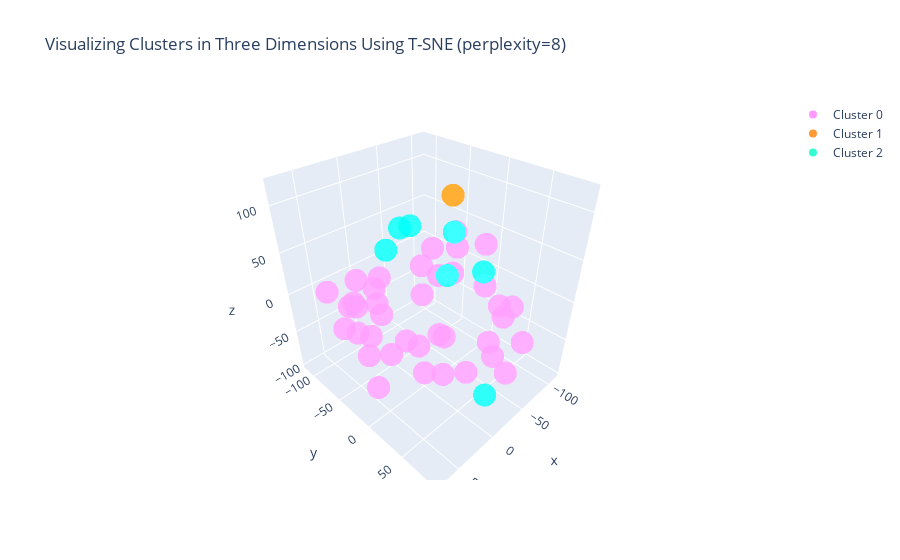

Notebook cell for this chart:
### Code cell
#Instructions for building the 3-D plot

#trace1 is for 'Cluster 0'
trace1 = go.Scatter3d(
                    x = cluster0["TC1_3d"],
                    y = cluster0["TC2_3d"],
                    z = cluster0["TC3_3d"],
                    mode = "markers",
                    name = "Cluster 0",
                    marker = dict(color = 'rgba(255, 128, 255, 0.8)'),
                    text = None)

#trace2 is for 'Cluster 1'
trace2 = go.Scatter3d(
                    x = cluster1["TC1_3d"],
                    y = cluster1["TC2_3d"],
                    z = cluster1["TC3_3d"],
                    mode = "markers",
                    name = "Cluster 1",
                    marker = dict(color = 'rgba(255, 128, 2, 0.8)'),
                    text = None)
#trace3 is for 'Cluster 2'
trace3 = go.Scatter3d(
                    x = cluster2["TC1_3d"],
                    y = cluster2["TC2_3d"],
                    z = cluster2["TC3_3d"],
                    mode = "markers",
                    name = "Cluster 2",
                    marker = dict(color = 'rgba(0, 255, 200, 0.8)'),
                    text = None)

data = [trace1, trace2, trace3]

title = "Visualizing Clusters in Three Dimensions Using T-SNE (perplexity=" + str(perplexity) + ")"

layout = dict(title = title,
              xaxis= dict(title= 'TC1',ticklen= 5,zeroline= False),
              yaxis= dict(title= 'TC2',ticklen= 5,zeroline= False)
             )

fig = dict(data = data, layout = layout)
iplot(fig)

### Figure 1 — Plotly figure (JSON) as saved in the notebook; plotly's stock layout.template omitted (floating-point values rounded to 4 significant figures)
{"data": [{"marker": {"color": "rgba(255, 128, 255, 0.8)"}, "mode": "markers", "name": "Cluster 0", "type": "scatter3d", "x": [1.268, -17.19, -25.51, -47.54, -43.18, -69.92, 67.67, -63.87, -79.47, -21.52, -61.9, -47.8, -17.83, -20.78, -35.14, 5.502, 8.718, -22.86, -0.6978, 33.53, 11.82, 42.58, 37.75, 62.73, 72.38, 72.89, -113.0, -48.04, 55.56, 37.69, 18.44, 5.936, 25.36, 5.415, -13.83, -13.77, 15.89, 13.62], "y": [-1.579, 20.73, -5.383, -1.273, -31.22, -23.52, 20.81, 23.91, 33.36, 77.98, 60.42, 85.5, 90.0, 65.32, 61.94, 61.74, 35.38, -0.912, 27.19, 34.56, 4.273, -1.733, 15.21, -0.1623, 3.805, -30.32, -15.95, -52.51, -82.45, -60.04, -83.89, -67.14, -92.32, -113.7, -96.89, -86.39, -69.91, -99.43], "z": [54.05, 47.83, 29.15, 53.77, 42.27, 54.22, 82.62, 12.01, -16.81, 25.83, 5.791, -15.88, -32.14, -11.14, -41.16, -34.55, -54.02, -43.29, -15.57, -34.66, -34.24, -29.25, -4.151, -58.82, -7.353, 4.256, 25.01, -29.84, 10.86, -5.558, 6.784, -21.75, -28.6, -45.97, -26.27, -58.88, -64.32, -78.84]}, {"marker": {"color": "rgba(255, 128, 2, 0.8)"}, "mode": "markers", "name": "Cluster 1", "type": "scatter3d", "x": [-24.6], "y": [11.47], "z": [119.2]}, {"marker": {"color": "rgba(0, 255, 200, 0.8)"}, "mode": "markers", "name": "Cluster 2", "type": "scatter3d", "x": [8.456, 22.07, -32.13, 0.2281, 10.81, 0.7489, 28.37], "y": [75.28, 49.94, 59.15, 36.33, -5.344, -30.62, -18.22], "z": [85.89, 77.1, -97.69, 102.7, 97.04, 81.82, 74.86]}], "layout": {"title": {"text": "Visualizing Clusters in Three Dimensions Using T-SNE (perplexity=8)"}, "xaxis": {"ticklen": 5, "title": {"text": "TC1"}, "zeroline": false}, "yaxis": {"ticklen": 5, "title": {"text": "TC2"}, "zeroline": false}}}
